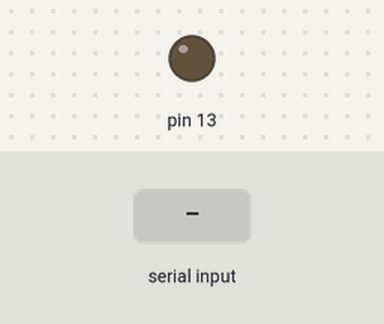
Simulated run of this sketch. Board: Arduino Uno, built with avr-gcc and run on an emulated ATmega328P. On the bench: output pins drawn as LEDs (lit = HIGH). The test bench sets the inputs (shaded band). What the sketch prints to the serial monitor is not drawn.

Above: at 1.2 s.
1.3 s: byte 1 (1) received over Serial
At 2.1 s:
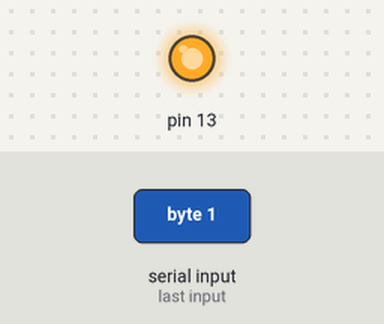
3.8 s: byte 0 (0) received over Serial
Timing chart, 0 to 6.8 s (numbered marks = the images above; inputs shaded):
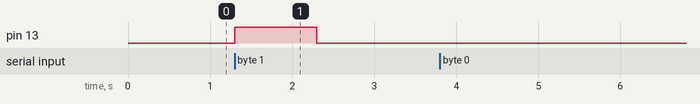

Measured:
- after the input at 1.3 s, pin 13: LOW → HIGH at once, → LOW 1.0 s later
- after the input at 3.8 s, every drawn part: stays the same

The sketch:

bluno.ino
```cpp
void setup() {
  pinMode(13,OUTPUT);
  Serial.begin(115200);
}
int myByte;
void loop() {
  if(Serial.available()>0){
    myByte = Serial.read();
    if(myByte==0){
      Serial.print(0);
    }
    else if(myByte==1){
      digitalWrite(13,HIGH);
      delay(1000);
      digitalWrite(13,LOW);
    }
  }
}
```
